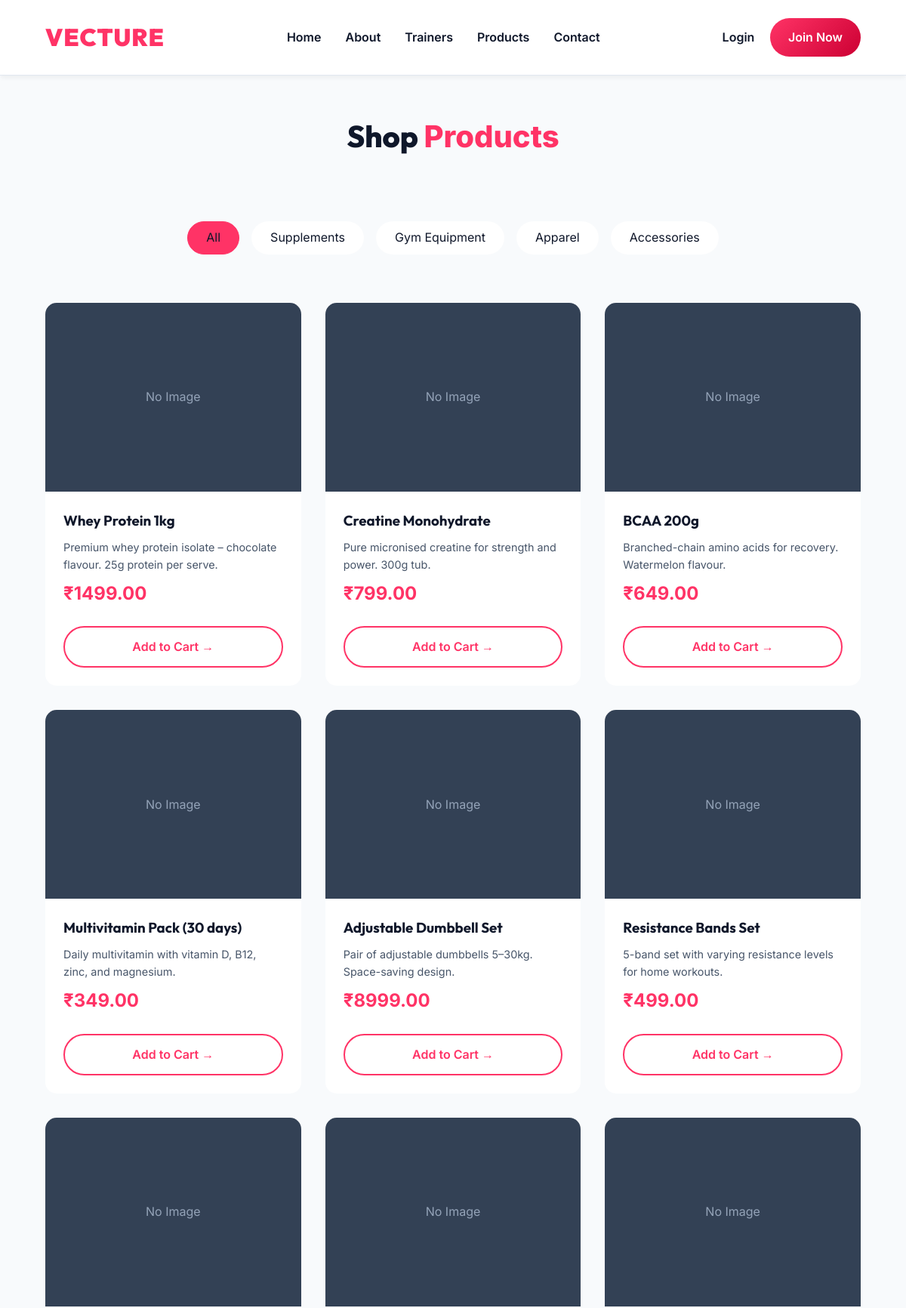
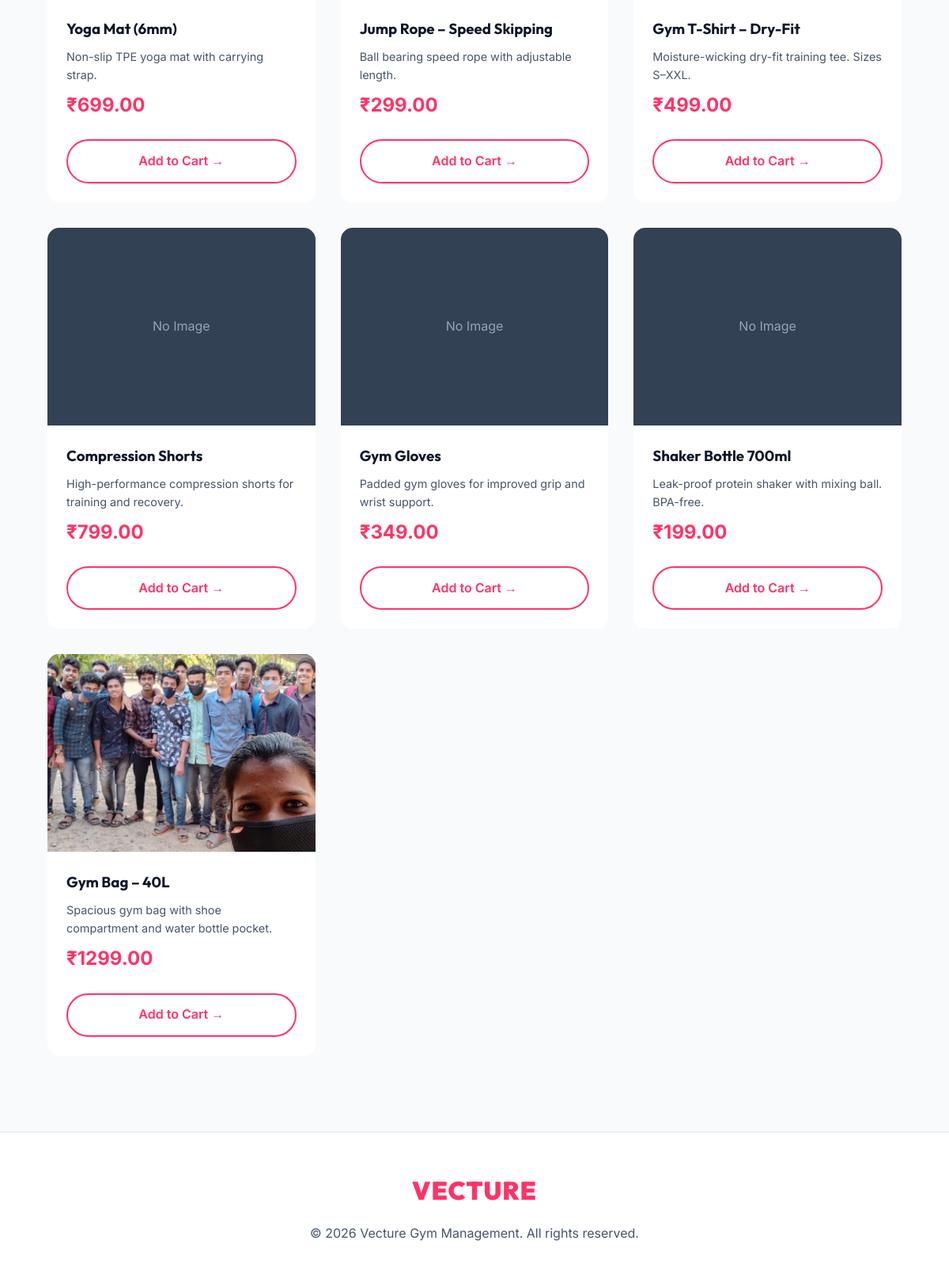
Screenshot of /products/ with the database file from the repository (2 pictures, top to bottom).
### shop/models.py (models this page shows, shortened)
class Category(models.Model):
    name = models.CharField(max_length=100)

class Product(models.Model):
    category = models.ForeignKey(Category, on_delete=models.SET_NULL, null=True)
    name = models.CharField(max_length=200)
    description = models.TextField()
    price = models.DecimalField(max_digits=10, decimal_places=2)
    image = models.ImageField(upload_to='products/', blank=True, null=True)
    is_active = models.BooleanField(default=True)

### core/views.py (the view)
# urls.py: path('products/', views.products_list, name='products_list'),
def products_list(request):
    products = Product.objects.filter(is_active=True)
    categories = Category.objects.all()
    cat_id = request.GET.get('category')
    if cat_id:
        products = products.filter(category_id=cat_id)
    context = {
        'products': products,
        'categories': categories,
    }
    return render(request, 'core/products_list.html', context)

### templates/core/products_list.html (shortened to what this page needs)
{% extends 'base.html' %}
{% block content %}
<h1 class="section-title" style="margin-top: 3rem;">Shop <span>Products</span></h1>
<div class="filter-bar">
    <a href="{% url 'core:products_list' %}" class="filter-btn {% if not request.GET.category %}active{% endif %}">All</a>
    {% for cat in categories %}
    <a href="?category={{ cat.id }}" class="filter-btn {% if request.GET.category == cat.id|stringformat:'s' %}active{% endif %}">{{ cat.name }}</a>
    {% endfor %}
</div>
<div class="product-grid">
    {% for product in products %}
    <div class="product-card">
        {% if product.image %}
            <img src="{{ product.image.url }}" alt="{{ product.name }}" class="product-img">
        {% else %}
            <div class="product-img" style="display:flex; align-items:center; justify-content:center; color: #94a3b8;">No Image</div>
        {% endif %}
        <div class="product-info">
            <h3>{{ product.name }}</h3>
            <p style="color: var(--text-muted); font-size: 0.9rem; margin-top:0.5rem;">{{ product.description|truncatewords:15 }}</p>
            <div class="product-price">&#8377;{{ product.price }}</div>
            <div style="margin-top: auto; padding-top: 1rem;">
                {% if not user.is_authenticated %}
                <a href="{% url 'accounts:login' %}?next={% url 'core:products_list' %}" class="btn btn-outline" style="width: 100%; text-align: center;">Add to Cart &rarr;</a>
                {% elif user.role == 'member' and user.member_type == 'online' %}
                <a href="{% url 'shop:add_to_cart' product.id %}" class="btn btn-outline" style="width: 100%; text-align: center;">Add to Cart &rarr;</a>
                {% else %}
                <button class="btn btn-outline" style="width: 100%; text-align: center; opacity: 0.5; cursor: not-allowed;" disabled title="Online Members only">Add to Cart</button>
                {% endif %}
            </div>
        </div>
    </div>
    {% empty %}
    <p style="text-align: center; grid-column: 1/-1;">No products found.</p>
    {% endfor %}
</div>
{% endblock %}

### templates/base.html (style rules this page uses)
:root { --primary: #FF3366; --primary-dark: #cc0033; --bg-dark: #f8fafc; --bg-card: #ffffff; --text-light: #0f172a; --text-muted: #475569; --accent: #0ea5e9; --border: #e2e8f0; }
* { margin: 0; padding: 0; box-sizing: border-box; font-family: 'Inter', sans-serif; }
body { background-color: var(--bg-dark); color: var(--text-light); line-height: 1.6; }
h1, h2, h3, h4, .brand { font-family: 'Outfit', sans-serif; }
.btn { background: linear-gradient(135deg, var(--primary), var(--primary-dark)); color: white; padding: 0.8rem 1.5rem; border-radius: 50px; text-decoration: none; font-weight: 600; border: none; cursor: pointer; transition: transform 0.3s, box-shadow 0.3s; display: inline-block; }
.btn-outline { background: transparent; border: 2px solid var(--primary); color: var(--primary); }
.section-title { text-align: center; font-size: 2.5rem; margin-bottom: 3rem; font-weight: 800; }
.section-title span { color: var(--primary); }

### templates/core/products_list.html (style rules this page uses)
.product-grid { display: grid; grid-template-columns: repeat(auto-fill, minmax(280px, 1fr)); gap: 2rem; padding: 2rem 5%; }
.product-card { background: var(--bg-card); border-radius: 15px; overflow: hidden; transition: transform 0.3s; display: flex; flex-direction: column; }
.product-img { width: 100%; height: 250px; object-fit: cover; background: #334155; }
.product-info { padding: 1.5rem; flex-grow: 1; display: flex; flex-direction: column; }
.product-price { font-size: 1.5rem; color: var(--primary); font-weight: bold; margin: 0.5rem 0; }
.filter-bar { padding: 2rem 5%; display: flex; gap: 1rem; justify-content: center; flex-wrap: wrap; }
.filter-btn { background: var(--bg-card); color: var(--text-light); padding: 0.5rem 1.5rem; border-radius: 30px; text-decoration: none; border: 1px solid rgba(255,255,255,0.1); }
.filter-btn:hover, .filter-btn.active { background: var(--primary); border-color: var(--primary); }

### rows the page displays
Category: name "Supplements"
Category: name "Gym Equipment"
Category: name "Apparel"
Category: name "Accessories"
Product: image "No Image", name "Whey Protein 1kg", description "Premium whey protein isolate – chocolate flavour. 25g protein per serve.", price "1499.00"
Product: image "No Image", name "Creatine Monohydrate", description "Pure micronised creatine for strength and power. 300g tub.", price "799.00"
Product: image "No Image", name "BCAA 200g", description "Branched-chain amino acids for recovery. Watermelon flavour.", price "649.00"
Product: image "No Image", name "Multivitamin Pack (30 days)", description "Daily multivitamin with vitamin D, B12, zinc, and magnesium.", price "349.00"
Product: image "No Image", name "Adjustable Dumbbell Set", description "Pair of adjustable dumbbells 5–30kg. Space-saving design.", price "8999.00"
Product: image "No Image", name "Resistance Bands Set", description "5-band set with varying resistance levels for home workouts.", price "499.00"
Product: image "No Image", name "Yoga Mat (6mm)", description "Non-slip TPE yoga mat with carrying strap.", price "699.00"
Product: image "No Image", name "Jump Rope – Speed Skipping", description "Ball bearing speed rope with adjustable length.", price "299.00"
Product: image "No Image", name "Gym T-Shirt – Dry-Fit", description "Moisture-wicking dry-fit training tee. Sizes S–XXL.", price "499.00"
Product: image "No Image", name "Compression Shorts", description "High-performance compression shorts for training and recovery.", price "799.00"
Product: image "No Image", name "Gym Gloves", description "Padded gym gloves for improved grip and wrist support.", price "349.00"
Product: image "No Image", name "Shaker Bottle 700ml", description "Leak-proof protein shaker with mixing ball. BPA-free.", price "199.00"
Product: image (picture), name "Gym Bag – 40L", description "Spacious gym bag with shoe compartment and water bottle pocket.", price "1299.00"
